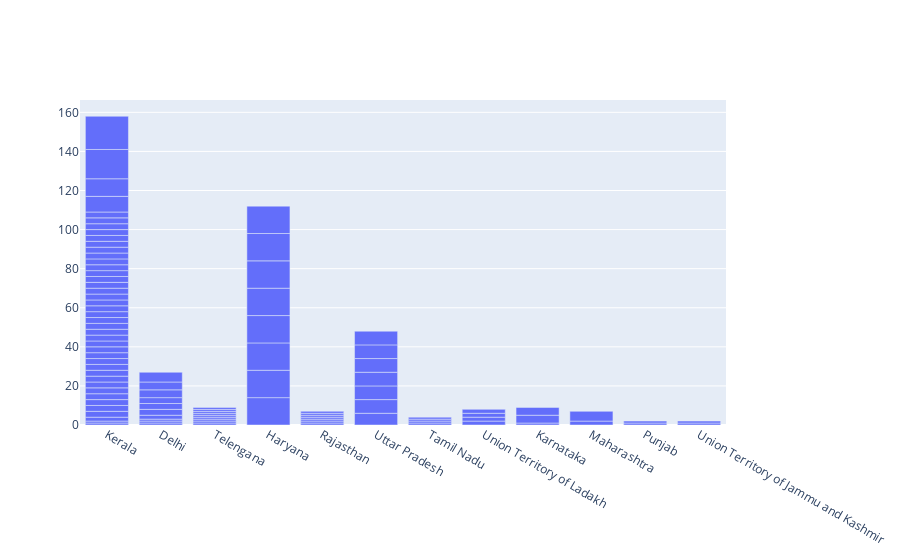

Notebook code cell kept with this figure:
### Code cell
fig = go.Figure()

fig.add_bar(x = data['Name of State / UT'], y = data['Total Confirmed cases'][:100])

### Figure 1 — Plotly figure (JSON) as saved in the notebook; plotly's stock layout.template omitted (floating-point values rounded to 4 significant figures; data arrays with more than 128 entries replaced by an {"elided": "..."} marker saying what was removed)
{"data": [{"type": "bar", "x": {"elided": "4692 str values"}, "y": [1, 1, 2, 3, 3, 3, 3, 3, 3, 3, 3, 3, 3, 3, 3, 3, 3, 3, 3, 3, 3, 3, 3, 3, 3, 3, 3, 3, 3, 3, 3, 3, 1, 3, 1, 1, 3, 1, 1, 14, 3, 1, 1, 6, 2, 14, 3, 1, 1, 7, 3, 14, 3, 1, 1, 7, 3, 14, 3, 1, 1, 1, 2, 7, 3, 14, 8, 1, 1, 1, 2, 7, 4, 14, 1, 9, 2, 1, 1, 1, 1, 1, 2, 7, 4, 14, 4, 15, 5, 1, 1, 1, 1, 1, 2, 7, 5, 14, 4, 17]}], "layout": {}}
